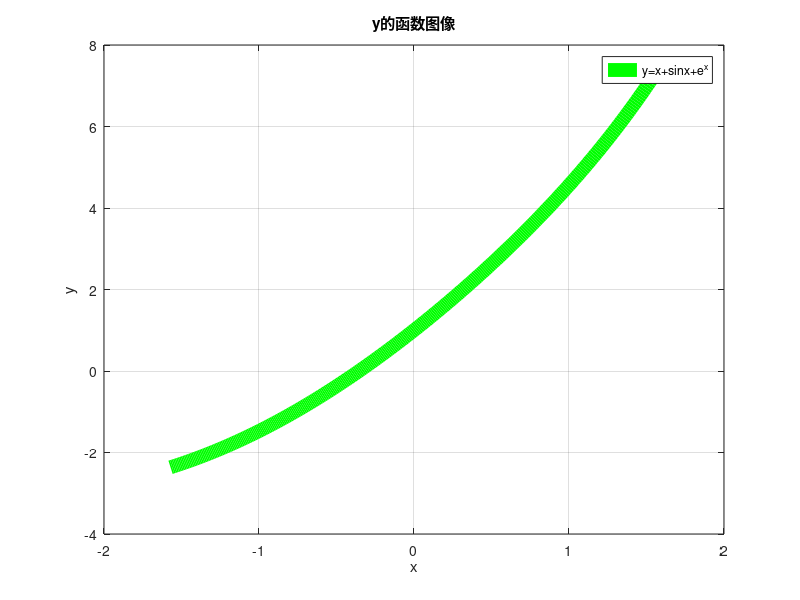

Write the MATLAB code that produced this figure.
%图形添加注释
x=-pi/2:0.01:pi/2;
y=x+sin(x)+exp(x);
plot(x,y,'g','LineWidth',10)
grid on %显示网格
title('y的函数图像');
xlabel('x');
ylabel('y');
legend('y=x+sinx+e^{x}');